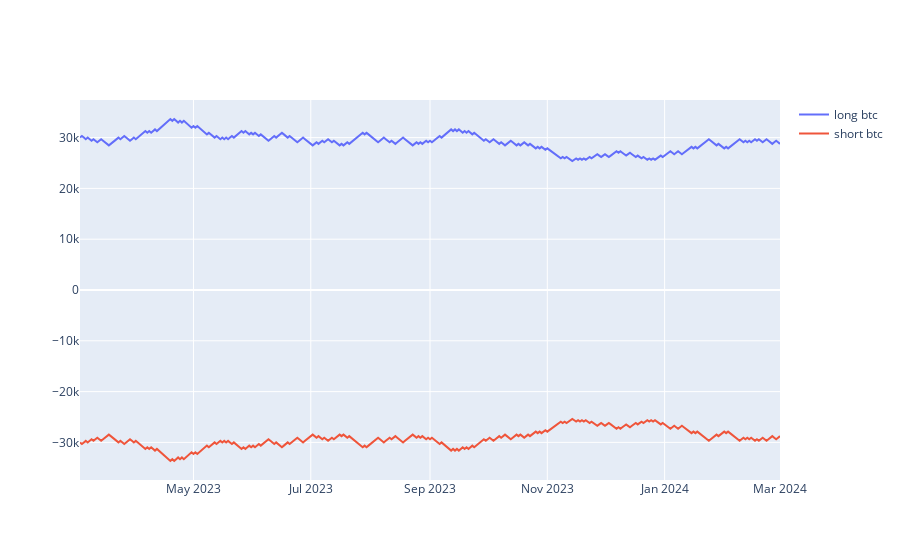

The code cell stored with this chart in its notebook:
### Code cell
c1 = ONE(BTC)
c2 = GIVE(ONE(BTC)) 
plots({
    'long btc':value(c1),
    'short btc':value(c2), 
})

### Figure 1 — Plotly figure (JSON) as saved in the notebook; plotly's stock layout.template omitted (floating-point values rounded to 4 significant figures; data arrays with more than 128 entries replaced by an {"elided": "..."} marker saying what was removed)
{"data": [{"name": "long btc", "type": "scatter", "x": {"elided": "365 str values"}, "y": {"elided": "365 float values"}}, {"name": "short btc", "type": "scatter", "x": {"elided": "365 str values"}, "y": {"elided": "365 float values"}}], "layout": {}}
